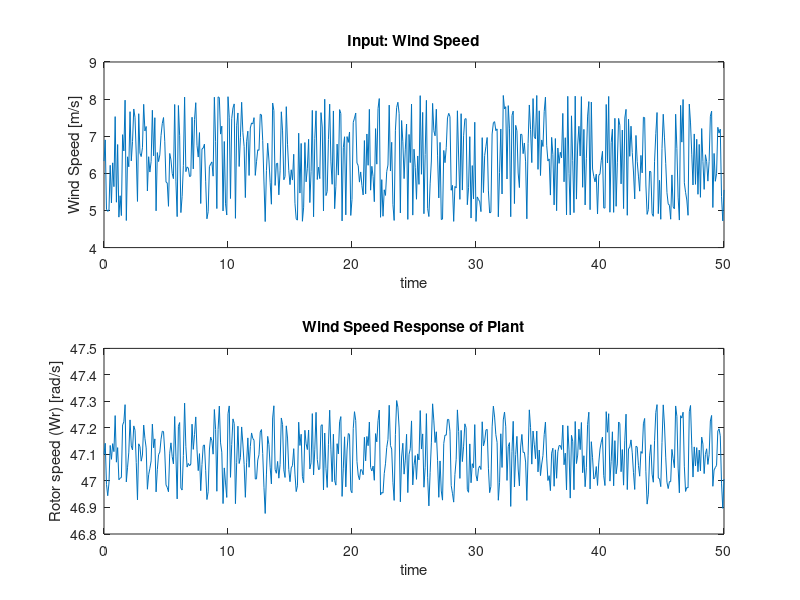
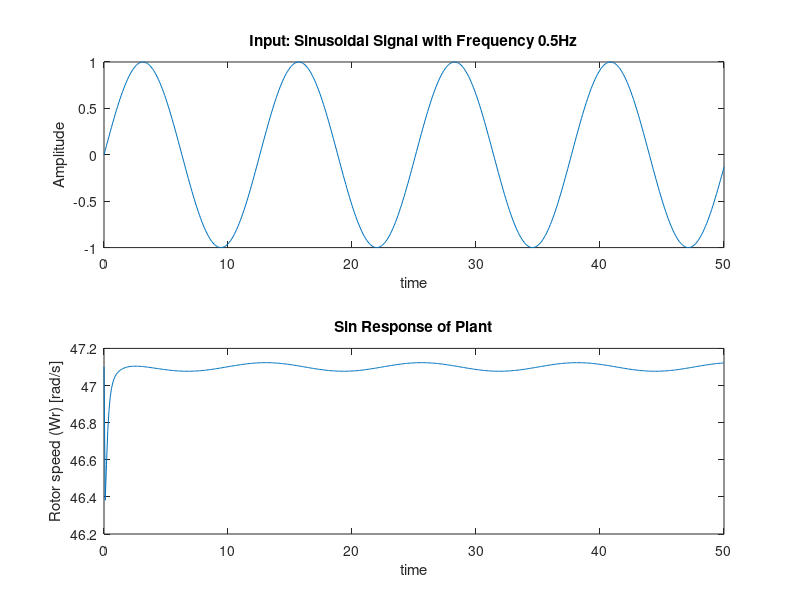
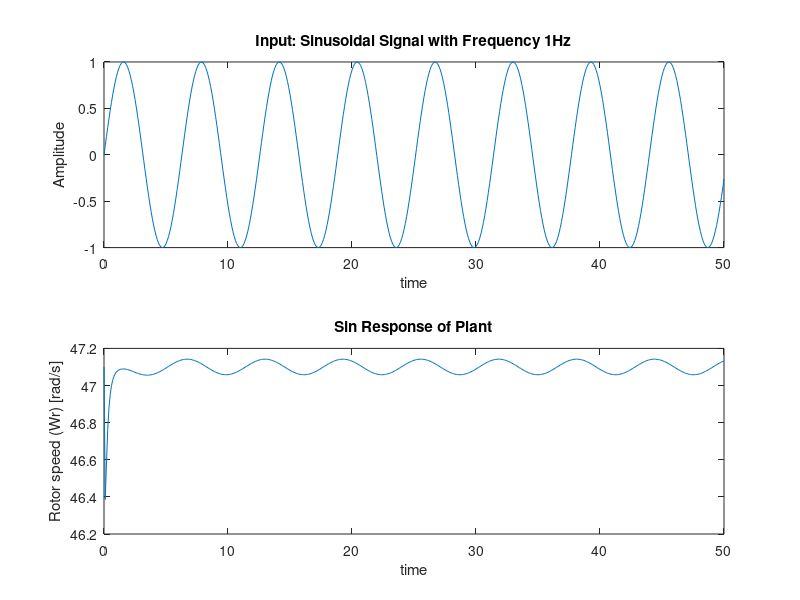
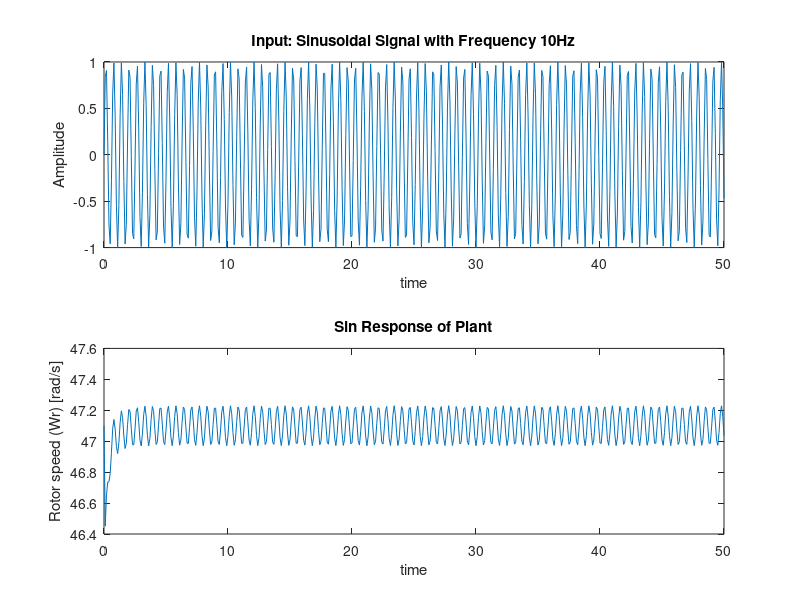

These figures' MATLAB source, in order: (Note: this script raises an error after producing the figures.)
close all
clear all
clc

rho = 1.25;
A = 4;
R = 1;

Vop = 6.4;
Wop = 47.1;
Bop = 90;

K = .5*rho*A*R;
lambdaop = (R*Wop)/Vop;

%linearization of wind turbine model
K11 = ((K*Vop^3)/(R*Wop))*(.44-.0167*Bop)*((pi*R)/(Vop*(15-.3*Bop)))*cos(pi*((lambdaop-3)/(15-.3*Bop)));
K12 = -((K*Vop^3)/(R*Wop))*(.44-.0167*Bop)*sin(pi*((lambdaop-3)/(15-.3*Bop)));
K13 = -.00184*K*(Bop*Vop^2+((3*Bop*Vop^3)/(R*Wop^2)));

K21 = (.44-.0167*Bop)*((3*K*Vop^2)/(R*Wop))*sin(pi*((lambdaop-3)/(15-.3*Bop)));
K22 = -(.44-.0167*Bop)*((K*Vop^3)/(R*Wop))*((pi*lambdaop)/(Vop^2*(15-.3*Bop)))*cos(pi*((lambdaop-3)/(15-.3*Bop)));
K23 = -.00184*K*(2*Vop*Bop-((9*Bop*Vop)/lambdaop));

K31 = ((-.0167*K*Vop^2)/lambdaop)*sin(pi*((lambdaop-3)/(15-.3*Bop)));
K32 = ((.0167*K*Vop^2)/lambdaop)*(.44-.0167*Bop)*(.3*pi*((lambdaop-3)/(15-.3*Bop)^2))*cos(pi*((lambdaop-3)/(15-.3*Bop)));
K33 = (-.00184*K*(lambdaop-3)*Vop^2)/lambdaop;

gamma = K11+K12+K13;
xi = K21+K22+K23;
delt = K31+K32+K33;

Jt=1;
D = gamma/Jt;
tau = .5;

Wref = 47.1;
Bref = 10;
Wt = 0;

delWt = Wref-Wt;


Kp = 13;
Ki = 18;
Kd = .7;

s = tf('s');

C = Kp + Ki/s + Kd*s;

delB = (C*delWt+Bref)/(tau*s+1)-Bop;

H = (delt/Jt)*delB;
Geq = (1/(s-D))/(1+(1/(s-D))*H);

dWdV = (xi/Jt)*Geq;


%% setting inputs
t_in = 0:.1:50;
V = 4.7+(8.1-4.7)*rand(length(t_in),1); %realistic wind speed
delV= V-Vop;

%% setting inputs
t_in = 0:.1:50;

f1 = .5;
f2 = 1;
f3 = 10;
f4 = 20;
V = 4.7+(8.1-4.7)*rand(length(t_in),1); %realistic wind speed
Vsin1 = sin(f1*t_in);
Vsin2 = sin(f2*t_in);
Vsin3 = sin(f3*t_in);
Vsin4 = sin(f4*t_in);

delV= V-Vop;
delVsin1 = Vsin1-Vop;
delVsin2 = Vsin2-Vop;
delVsin3 = Vsin3-Vop;
delVsin4 = Vsin4-Vop;

%% plot system response 

%plot wind speed input
figure;
subplot(2,1,1);
plot(t_in,V);
xlabel('time');
ylabel('Wind Speed [m/s]')
title('Input: Wind Speed')

[dW,t] = lsim(dWdV,delV,t_in);

subplot(2,1,2);
plot(t,dW+Wop)
xlabel('time');
ylabel('Rotor speed (Wr) [rad/s]');
title('Wind Speed Response of Plant')

%plot sin input
figure;
subplot(2,1,1);
plot(t_in,Vsin1);
xlabel('time');
ylabel('Amplitude')
title(['Input: Sinusoidal Signal with Frequency ' num2str(f1) 'Hz'])

[dW,t] = lsim(dWdV,delVsin1,t_in);

subplot(2,1,2);
plot(t_in,dW+Wop)
xlabel('time');
ylabel('Rotor speed (Wr) [rad/s]');
title('Sin Response of Plant')

figure;
subplot(2,1,1);
plot(t_in,Vsin2);
xlabel('time');
ylabel('Amplitude')
title(['Input: Sinusoidal Signal with Frequency ' num2str(f2) 'Hz'])

[dW,t] = lsim(dWdV,delVsin2,t_in);

subplot(2,1,2);
plot(t_in,dW+Wop)
xlabel('time');
ylabel('Rotor speed (Wr) [rad/s]');
title('Sin Response of Plant')

figure;
subplot(2,1,1);
plot(t_in,Vsin3);
xlabel('time');
ylabel('Amplitude')
title(['Input: Sinusoidal Signal with Frequency ' num2str(f3) 'Hz'])

[dW,t] = lsim(dWdV,delVsin3,t_in);

subplot(2,1,2);
plot(t_in,dW+Wop)
xlabel('time');
ylabel('Rotor speed (Wr) [rad/s]');
title('Sin Response of Plant')
figure;

subplot(2,1,1);
plot(t_in,Vsin4);
xlabel('time');
ylabel('Amplitude')
title(['Input: Sinusoidal Signal with Frequency ' num2str(f4) 'Hz'])

[dW,t] = lsim(dWdV,delVsin4,t_in);

subplot(2,1,2);
plot(t_in,dW+Wop)
xlabel('time');
ylabel('Rotor speed (Wr) [rad/s]');
title('Sin Response of Plant')

%plot step input
[dW,t] = step(dWdV);

figure;
subplot(2,1,1);
plot(heaviside(t))
xlabel('time');
ylabel('Amplitude')
title('Input: Step Input')

subplot(2,1,2);
plot(t,dW+Wop)
xlabel('time');
ylabel('Rotor speed (Wr) [rad/s]');
title('Step Response of Plant')

%plot impulse input
[dW,t] = impulse(dWdV);

figure;
subplot(2,1,1);
plot(dirac(t))
xlabel('time');
ylabel('Amplitude')
title('Input: Impulse Input')

subplot(2,1,2);
plot(t,dW+Wop)
xlabel('time');
ylabel('Rotor speed (Wr) [rad/s]');
title('Impulse Response of Plant')


Wop_plot = 47.1*ones(1,length(t));
plot(t,Wop_plot)

